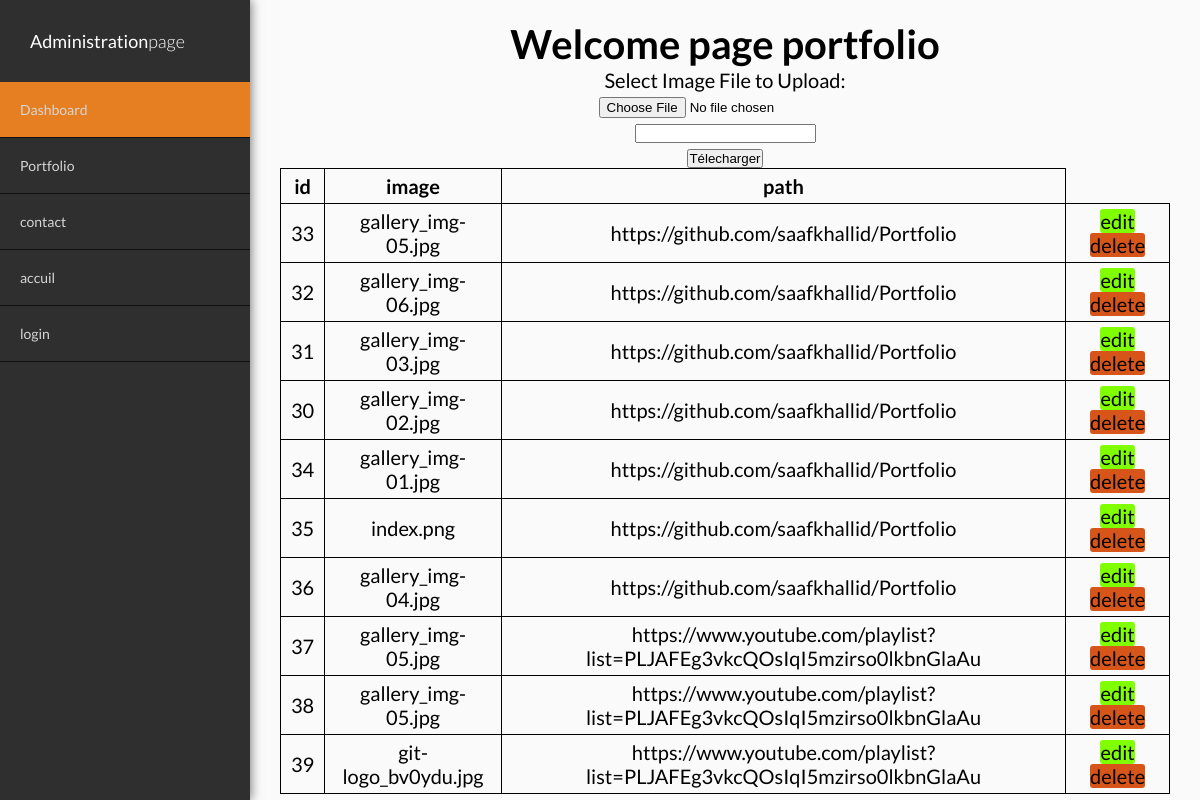
Before: /portfoliopage.php with the older database file.
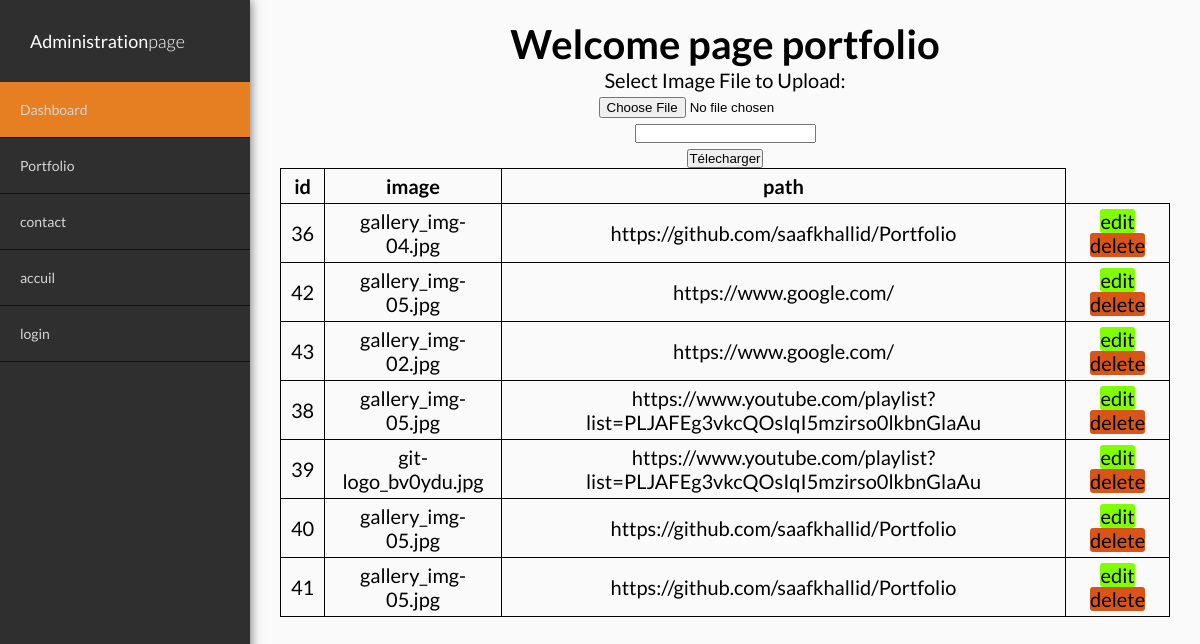
After: the same page with the newer database file.
### tables this page shows
CREATE TABLE IF NOT EXISTS `images` (
  `id` int(60) NOT NULL AUTO_INCREMENT,
  `image` varchar(100) NOT NULL,
  `path` text NOT NULL,
  PRIMARY KEY (`id`)
);

### portfoliopage.php (the view, shortened to what this page needs)
<?php
include 'portfolioaction.php';
?>
<!DOCTYPE html>
<html lang="en">
<head>
    <link rel="stylesheet" href="css/Teampage.css">
</head>
<body>
	<div class="container">
		<div class="sidebar">
			<nav>
				<a href="#" class="">Administration<span>page</span></a>
				<ul>
					<li class="active" ><a href="#">Dashboard</a></li>
					<li><a href="portfoliopage.php">Portfolio</a></li>
					<li><a href=" contactpage.php ">contact</a></li>
					<li><a href=" indexpage.php">accuil</a></li>
					<li class="" ><a href="loginpage.php ">login</a></li>
				</ul>
			</nav>
		</div>
		<div class="main-content">
			<h1> Welcome page portfolio</h1>
      <div class="">
<form method="POST" action="portfolioaction.php" enctype="multipart/form-data">
		<p>Select Image File to Upload:</p>
	<div>
	<input type="file" name="image">
	</div>
	<div>
	<input type="text" name="path">
	</div>
	<div>
	<button type="submit" name="save">Télecharger</button>
	</div>
	</form>
			<table class="team_table">
                                    <tr>
                                        <th>id</th>
                                        <th>image</th>
                                        <th>path</th>
                                    </tr>
                                <tr>
                                <?php
                                 $results = mysqli_query($dbn, "SELECT * FROM images");
                                while ($row = mysqli_fetch_array($results)) { ?>
                                <tr>    <td><?php echo $row['id']; ?></td>
                                        <td><?php echo $row['image']; ?></td>
                                        <td><?php echo $row['path']; ?></td>
                                        <td class="action-team">
                                            <a href="portfoliopage.php?edit=<?php echo $row['id']; ?>" class="btn btn-edit">edit</a>
                                            <a href="portfolioaction.php?dele=<?php echo $row['id']; ?>" class="btn btn-delete">delete</a>
                                        </td>
                                </tr>
                                	<?php } ?>
                                    </table>
				</div>
			</div>
		</div>
</body>
</html>

### css/Teampage.css (style rules this page uses)
* { margin: 0; padding: 0; box-sizing: border-box; }
body, html { font-family: 'Lato', sans-serif; font-size: 20px; height: 100%; position: relative; }
a { color: #fff; text-decoration: none; }
.container { width: 100%; height: 100%; position: relative; }
.sidebar { width: 250px; background-color: #302F2F; position: fixed; top: 0px; left: 0; bottom: 0; box-shadow: 1px 0px 10px #777; }
.sidebar nav > a { font-size: 150%; display: inline-block; padding: 30px 0px; padding-left: 30px; opacity: 0.7; transition: all 0.2s; font-size: 18px; }
.sidebar nav a span { font-weight: 300; }
.sidebar nav ul { list-style: none; }
.sidebar nav ul li { font-size: 70%; padding: 19px 0; padding-left: 20px; border-bottom: 0.5px solid #111; }
.sidebar nav ul li:nth-child(1).active { background-color: #e67e22; }
.sidebar nav ul li a { color: #D7D5D5; }
.main-content { background-color: #fafafa; width: calc(100% - 250px); height: 100%; margin-left: 250px; padding: 20px 30px; text-align: center; }
table { border-collapse: collapse; }
th, td { border: 1px solid black; padding: 5px 10px; }
.btn { color: black; height: 35px; width: 70px; text-align: center; margin: 3px; border-radius: 3px; }
.btn-edit { background-color: chartreuse; }
.btn-delete { background-color: #d85519; }

Changed rows visible on the page:
removed images: id "33", image "gallery_img-05.jpg", path "https://github.com/saafkhallid/Portfolio"
removed images: id "32", image "gallery_img-06.jpg", path "https://github.com/saafkhallid/Portfolio"
removed images: id "31", image "gallery_img-03.jpg", path "https://github.com/saafkhallid/Portfolio"
removed images: id "30", image "gallery_img-02.jpg", path "https://github.com/saafkhallid/Portfolio"
removed images: id "34", image "gallery_img-01.jpg", path "https://github.com/saafkhallid/Portfolio"
removed images: id "35", image "index.png", path "https://github.com/saafkhallid/Portfolio"
removed images: id "37", image "gallery_img-05.jpg", path "https://www.youtube.com/playlist?list=PLJAFEg3vkcQOsIqI5mzirso0lkbnGlaAu"
added images: id "42", image "gallery_img-05.jpg", path "https://www.google.com/"
added images: id "43", image "gallery_img-02.jpg", path "https://www.google.com/"
added images: id "40", image "gallery_img-05.jpg", path "https://github.com/saafkhallid/Portfolio"
added images: id "41", image "gallery_img-05.jpg", path "https://github.com/saafkhallid/Portfolio"
